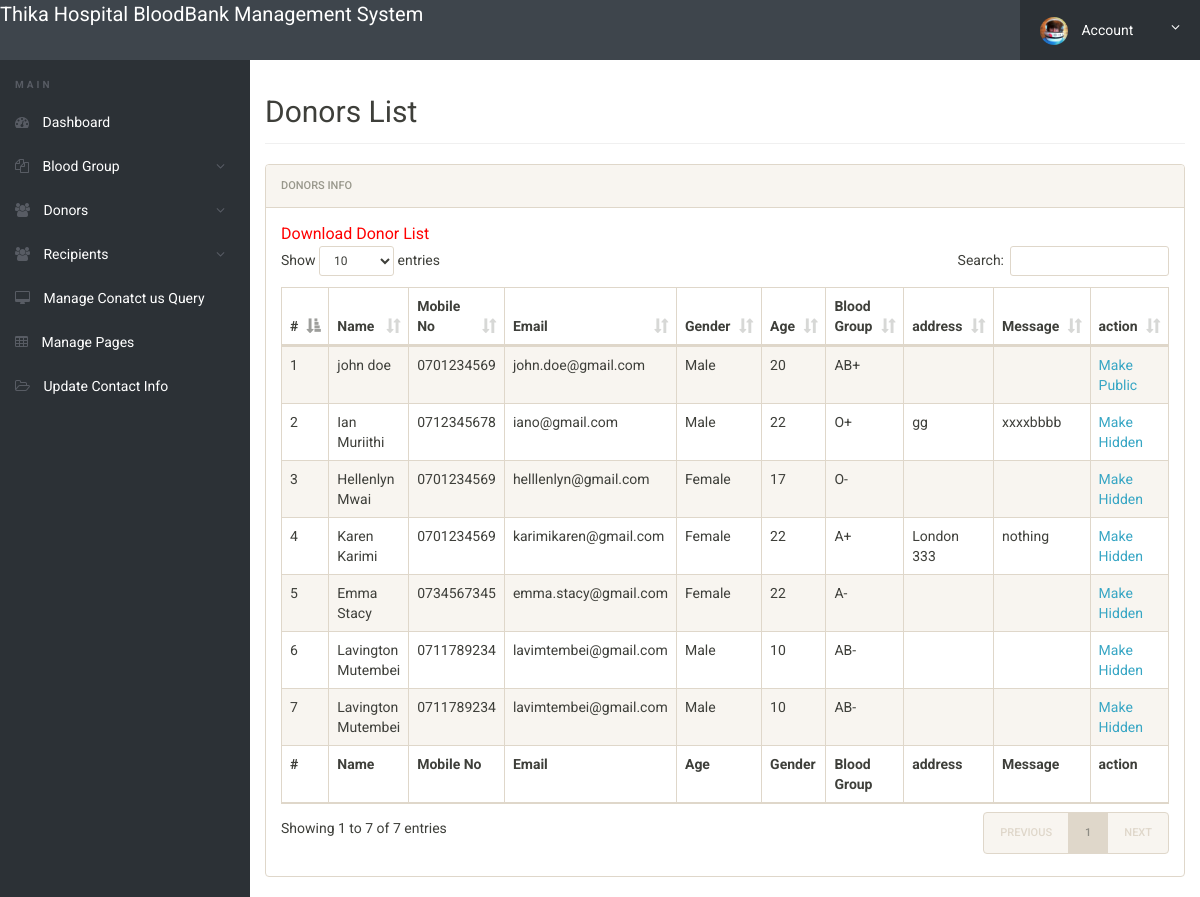
/admin/donor-list.php (signed in), run on the app's committed database.
### tables this page shows
CREATE TABLE `tblblooddonars` (
  `id` int(11) NOT NULL,
  `FullName` varchar(100) DEFAULT NULL,
  `MobileNumber` char(11) DEFAULT NULL,
  `EmailId` varchar(100) DEFAULT NULL,
  `Username` varchar(50) NOT NULL,
  `Password` varchar(50) NOT NULL,
  `Gender` varchar(20) DEFAULT NULL,
  `Age` int(11) DEFAULT NULL,
  `BloodGroup` varchar(20) DEFAULT NULL,
  `Address` varchar(255) DEFAULT NULL,
  `Message` mediumtext,
  `PostingDate` timestamp NOT NULL DEFAULT CURRENT_TIMESTAMP,
  `status` int(1) DEFAULT NULL
);

### admin/donor-list.php (the view, shortened to what this page needs)
<?php
include('includes/config.php');
if(strlen($_SESSION['alogin'])==0)
	{
header('location:index.php');
}
else{
 ?>
<!doctype html>
<html lang="en" class="no-js">
<head>
	<link rel="stylesheet" href="css/font-awesome.min.css">
	<link rel="stylesheet" href="css/bootstrap.min.css">
	<link rel="stylesheet" href="css/dataTables.bootstrap.min.css">
	<link rel="stylesheet" href="css/bootstrap-social.css">
	<link rel="stylesheet" href="css/bootstrap-select.css">
	<link rel="stylesheet" href="css/fileinput.min.css">
	<link rel="stylesheet" href="css/awesome-bootstrap-checkbox.css">
	<link rel="stylesheet" href="css/style.css">
</head>
<body>
	<?php include('includes/header.php');?>
	<div class="ts-main-content">
		<?php include('includes/leftbar.php');?>
		<div class="content-wrapper">
			<div class="container-fluid">
				<div class="row">
					<div class="col-md-12">
						<h2 class="page-title">Donors List</h2>
						<div class="panel panel-default">
							<div class="panel-heading">Donors Info</div>
							<div class="panel-body">
				<a href="download-records.php" style="color:red; font-size:16px;">Download Donor List</a>
								<table id="zctb" class="display table table-striped table-bordered table-hover" cellspacing="0" width="100%">
									<thead>
										<tr>
										<th>#</th>
											<th>Name</th>
											<th>Mobile No</th>
											<th>Email</th>
											<th>Gender</th>
											<th>Age</th>
											<th>Blood Group</th>
											<th>address</th>
											<th>Message </th>
											<th>action </th>
										</tr>
									</thead>
									<tfoot>
										<tr>
										<th>#</th>
										<th>Name</th>
											<th>Mobile No</th>
											<th>Email</th>
											<th>Age</th>
											<th>Gender</th>
											<th>Blood Group</th>
											<th>address</th>
											<th>Message </th>
											<th>action </th>
										</tr>
									</tfoot>
									<tbody>
<?php $sql = "SELECT * from  tblblooddonars ";
$query = $dbh -> prepare($sql);
$query->execute();
$results=$query->fetchAll(PDO::FETCH_OBJ);
$cnt=1;
if($query->rowCount() > 0)
{
foreach($results as $result)
{				?>
										<tr>
											<td><?php echo htmlentities($cnt);?></td>
											<td><?php echo htmlentities($result->FullName);?></td>
											<td><?php echo htmlentities($result->MobileNumber);?></td>
											<td><?php echo htmlentities($result->EmailId);?></td>
											<td><?php echo htmlentities($result->Gender);?></td>
											<td><?php echo htmlentities($result->Age);?></td>
											<td><?php echo htmlentities($result->BloodGroup);?></td>
											<td><?php echo htmlentities($result->Address);?></td>
											<td><?php echo htmlentities($result->Message);?></td>
										<td>
<?php if($result->status==1)
{?>
<a href="donor-list.php?hidden=<?php echo htmlentities($result->id);?>" onclick="return confirm('Do you really want to hiidden this detail')"> Make Hidden</a>
<?php } else {?>
<a href="donor-list.php?public=<?php echo htmlentities($result->id);?>" onclick="return confirm('Do you really want to Public this detail')"> Make Public</a>
<?php } ?>
</td>
										</tr>
										<?php $cnt=$cnt+1; }} ?>
									</tbody>
								</table>
							</div>
						</div>
					</div>
				</div>
			</div>
		</div>
	</div>
</body>
</html>
<?php } ?>

### admin/css/style.css (style rules this page uses)
html { font-size: 14px; }
@media only screen and (min-width: 480px) { html { font-size: 17px; } }
@media only screen and (min-width: 768px) { html { font-size: 14px; } }
body { font-size: 1em; }
a { color: #37a6c4; }
.panel { overflow: hidden; }
.page-title { padding-bottom: 15px; margin-bottom: 20px; border-bottom: 1px solid #f0f0f0; }
.ts-main-content .content-wrapper { padding-top: 15px; margin-top: 60px; }
@media only screen and (min-width: 992px) { .ts-main-content .content-wrapper { margin-left: 250px; } }

### data on the page
tblblooddonars: FullName "john doe", MobileNumber "0701234569", EmailId "john.doe@gmail.com", Gender "Male", Age "20", BloodGroup "AB+"
tblblooddonars: FullName "Ian Muriithi", MobileNumber "0712345678", EmailId "iano@gmail.com", Gender "Male", Age "22", BloodGroup "O+", Address "gg", Message "xxxxbbbb"
tblblooddonars: FullName "Hellenlyn Mwai", MobileNumber "0701234569", EmailId "helllenlyn@gmail.com", Gender "Female", Age "17", BloodGroup "O-"
tblblooddonars: FullName "Karen Karimi", MobileNumber "0701234569", EmailId "karimikaren@gmail.com", Gender "Female", Age "22", BloodGroup "A+", Address "London 333", Message "nothing"
tblblooddonars: FullName "Emma Stacy", MobileNumber "0734567345", EmailId "emma.stacy@gmail.com", Gender "Female", Age "22", BloodGroup "A-"
tblblooddonars: FullName "Lavington Mutembei", MobileNumber "0711789234", EmailId "lavimtembei@gmail.com", Gender "Male", Age "10", BloodGroup "AB-"
tblblooddonars: FullName "Lavington Mutembei", MobileNumber "0711789234", EmailId "lavimtembei@gmail.com", Gender "Male", Age "10", BloodGroup "AB-"
